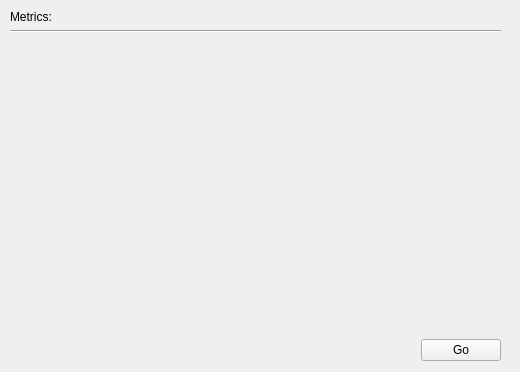
<?xml version="1.0" encoding="UTF-8"?>
<ui version="4.0">
 <class>Form</class>
 <widget class="QWidget" name="Form">
  <property name="geometry">
   <rect>
    <x>0</x>
    <y>0</y>
    <width>520</width>
    <height>372</height>
   </rect>
  </property>
  <property name="windowTitle">
   <string>Form</string>
  </property>
  <widget class="QWidget" name="verticalLayoutWidget">
   <property name="geometry">
    <rect>
     <x>10</x>
     <y>10</y>
     <width>491</width>
     <height>351</height>
    </rect>
   </property>
   <layout class="QVBoxLayout" name="verticalLayout">
    <item>
     <widget class="QLabel" name="label">
      <property name="sizePolicy">
       <sizepolicy hsizetype="Preferred" vsizetype="Preferred">
        <horstretch>0</horstretch>
        <verstretch>0</verstretch>
       </sizepolicy>
      </property>
      <property name="text">
       <string>Metrics:</string>
      </property>
     </widget>
    </item>
    <item>
     <widget class="Line" name="line">
      <property name="orientation">
       <enum>Qt::Horizontal</enum>
      </property>
     </widget>
    </item>
    <item>
     <layout class="QVBoxLayout" name="metric_container">
      <property name="sizeConstraint">
       <enum>QLayout::SetDefaultConstraint</enum>
      </property>
      <item>
       <spacer name="verticalSpacer">
        <property name="orientation">
         <enum>Qt::Vertical</enum>
        </property>
        <property name="sizeHint" stdset="0">
         <size>
          <width>20</width>
          <height>40</height>
         </size>
        </property>
       </spacer>
      </item>
     </layout>
    </item>
    <item>
     <layout class="QHBoxLayout" name="horizontalLayout_2">
      <item>
       <spacer name="horizontalSpacer">
        <property name="orientation">
         <enum>Qt::Horizontal</enum>
        </property>
        <property name="sizeHint" stdset="0">
         <size>
          <width>40</width>
          <height>20</height>
         </size>
        </property>
       </spacer>
      </item>
      <item>
       <widget class="QPushButton" name="go_button">
        <property name="text">
         <string>Go</string>
        </property>
       </widget>
      </item>
     </layout>
    </item>
   </layout>
  </widget>
 </widget>
 <resources/>
 <connections/>
</ui>
